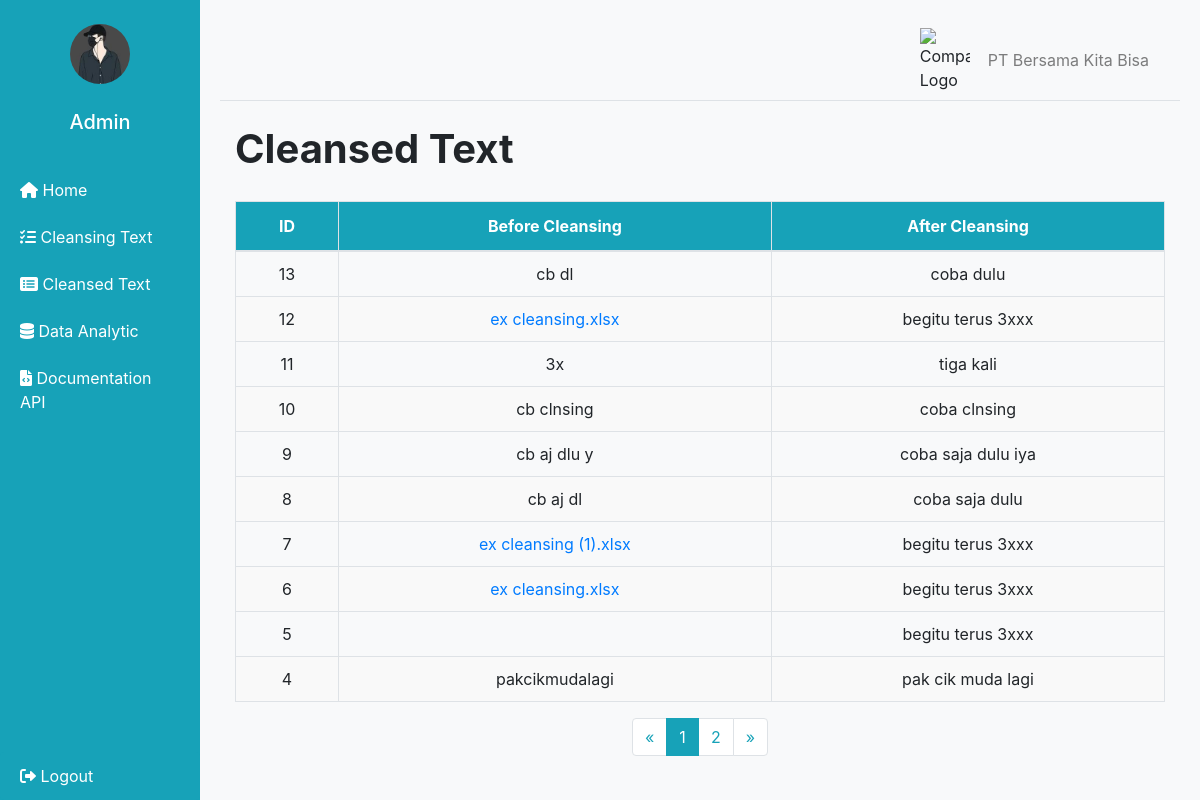
The app's page /normalisasi_list (signed in), older data.
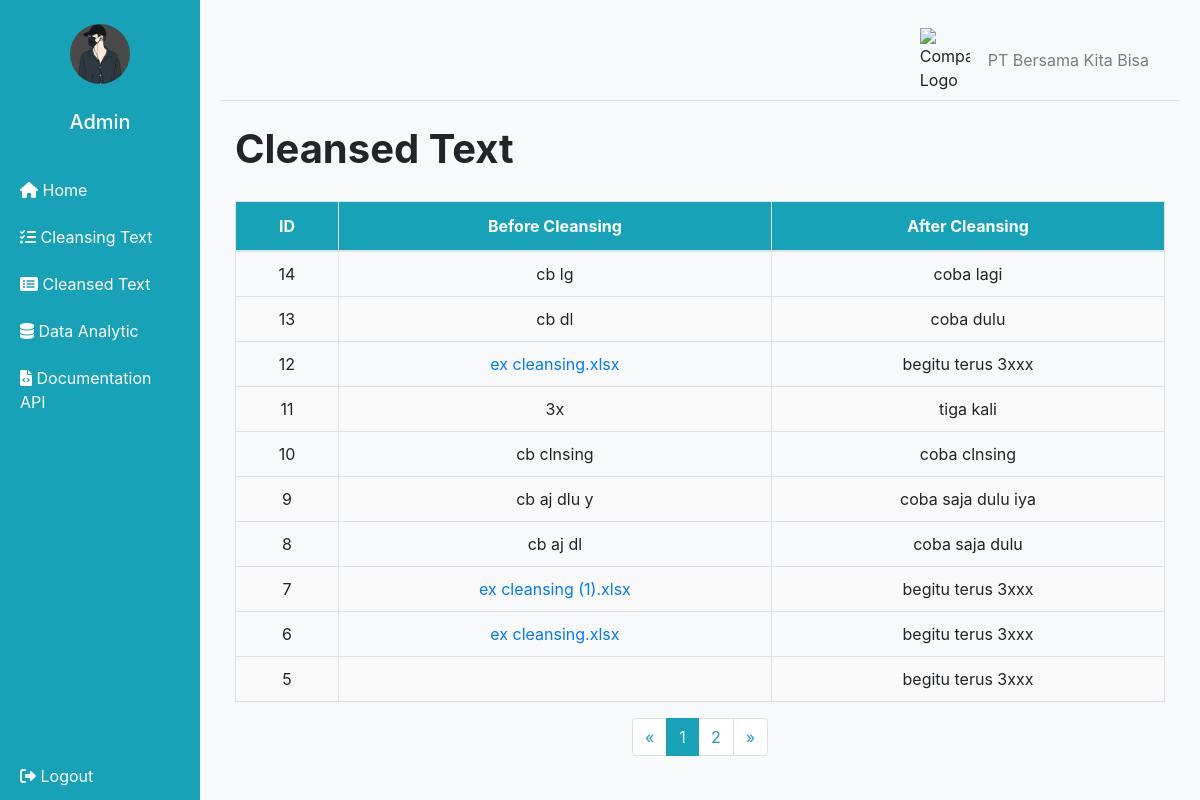
The same page, newer data.
### tables this page shows
CREATE TABLE normalisasi (
            id INTEGER PRIMARY KEY AUTOINCREMENT,
            input_text TEXT NOT NULL,
            output_text TEXT NOT NULL
        );

### app.py (the view)
@app.route('/normalisasi_list')
def normalisasi_list():
    if 'username' not in session:
        return redirect(url_for('login'))
    try:
        page, per_page, offset = get_page_args(page_parameter='page', per_page_parameter='per_page')
        conn = sqlite3.connect('normalisasi.db')
        c = conn.cursor()
        c.execute('SELECT * FROM normalisasi ORDER BY id DESC LIMIT ? OFFSET ?', (per_page, offset))
        rows = c.fetchall()
        c.execute('SELECT COUNT(*) FROM normalisasi')
        total = c.fetchone()[0]
        conn.close()
        result = []
        for row in rows:
            is_file = row[1].endswith('.txt') or row[1].endswith('.xls') or row[1].endswith('.xlsx')
            result.append({'id': row[0], 'input_text': row[1], 'output_text': row[2], 'is_file': is_file})
        pagination = Pagination(page=page, per_page=per_page, total=total, css_framework='bootstrap4')
        return render_template('normalisasi_list.html',
                               normalisasi_list=result,
                               page=page,
                               per_page=per_page,
                               pagination=pagination)
    except Exception as e:
        print(e)
        return str(e), 500

### app.py (called while the page is built)
@app.before_request
def before_request():
    if 'username' not in session and request.endpoint not in ['login', 'static']:
        return redirect(url_for('login'))

### templates/normalisasi_list.html (shortened to what this page needs)
<!DOCTYPE html>
<html lang="en">
<head>
    <link rel="stylesheet" href="https://maxcdn.bootstrapcdn.com/bootstrap/4.0.0/css/bootstrap.min.css">
    <link href="{{ url_for('static', filename='css/dashboard.css') }}" rel="stylesheet">
    <link rel="stylesheet" href="https://cdnjs.cloudflare.com/ajax/libs/font-awesome/6.0.0-beta3/css/all.min.css">
</head>
<body>
    <div class="d-flex" id="wrapper">
        <div id="sidebar-wrapper">
            <div class="sidebar-heading text-white py-4">
                <img src="{{ url_for('static', filename='img/profile.jpg') }}" alt="Profile Image" class="profile-image">
                <h5 class="mt-3">Admin</h5>
            </div>
            <div class="list-group list-group-flush">
                <a href="/" class="list-group-item list-group-item-action text-white"><i class="fas fa-home"></i> Home</a>
                <a href="/process_normalisasi" data-toggle="modal" data-target="#normalisasiModal" class="list-group-item list-group-item-action text-white"><i class="fas fa-tasks"></i> Cleansing Text</a>
                <a href="/normalisasi_list" class="list-group-item list-group-item-action text-white"><i class="fas fa-list-alt"></i> Cleansed Text</a>
                <a href="/saved_charts" class="list-group-item list-group-item-action text-white"><i class="fas fa-database"></i> Data Analytic</a>
                <a href="/documentation_api" class="list-group-item list-group-item-action text-white"><i class="fas fa-file-code"></i> Documentation API</a>
            </div>
            <div>
                <a href="#" data-toggle="modal" data-target="#logoutModal" class="list-group-item list-group-item-action text-white"><i class="fas fa-sign-out-alt"></i> Logout</a>
            </div>
        </div>
        <div id="page-content-wrapper" class="container-fluid">
            <nav class="navbar navbar-expand-lg navbar-light bg-light border-bottom">
                <div class="container-fluid">
                    <div class="d-flex align-items-center w-100" style="justify-content: flex-end;">
                        <img src="{{ url_for('static', filename='img/company_logo.png') }}" alt="Company Logo" class="company-logo">
                        <span class="navbar-text ml-2">
                            PT Bersama Kita Bisa
                        </span>
                    </div>
                </div>
            </nav>
            <div class="container-fluid">
                <h1 class="mt-4">Cleansed Text</h1>
                <div class="table-responsive">
                    <table class="table table-bordered table-hover">
                        <thead>
                            <tr>
                                <th>ID</th>
                                <th>Before Cleansing</th>
                                <th>After Cleansing</th>
                            </tr>
                        </thead>
                        <tbody>
                            {% for item in normalisasi_list %}
                            <tr>
                                <td>{{ item.id }}</td>
                                <td>
                                    {% if item.is_file %}
                                    <a href="{{ url_for('download_file', filename=item.input_text) }}">{{ item.input_text }}</a>
                                    {% else %}
                                    {{ item.input_text }}
                                    {% endif %}
                                </td>
                                <td>{{ item.output_text }}</td>
                            </tr>
                            {% endfor %}
                        </tbody>
                    </table>
                </div>
                <div class="d-flex justify-content-center">
                    {{ pagination.links }}
                </div>
            </div>
        </div>
    </div>
</body>
</html>

### static/css/dashboard.css (style rules this page uses)
body { margin: 0; padding: 0; height: 100%; background-color: #f8f9fa; }
#sidebar-wrapper { min-height: 100vh; background-color: #17a2b8; color: #fff; display: flex; flex-direction: column; position: fixed; top: 0; left: 0; width: 200px; height: 100vh; overflow-y: auto; }
#wrapper { position: center; display: flex; width: 100%; align-items: stretch; }
#page-content-wrapper { padding: 20px; margin-left: 200px; width: calc(100% - 200px); }
.list-group-flush { flex-grow: 1; }
#page-content-wrapper { flex: 1; padding: 20px; }
.list-group-item { border: none; background-color: #17a2b8; color: white; }
.sidebar-heading { text-align: center; padding: 1.5rem 1.5rem; font-size: 1.25rem; display: flex; flex-direction: column; align-items: center; }
.sidebar-heading .profile-image { width: 60px; height: 60px; border-radius: 50%; margin-bottom: 10px; }
.container-fluid { position: center; }
.container-fluid h1 { font-size: 2.5rem; font-weight: 700; }
.company-logo { width: 50px; height: auto; margin-right: 10px; }

### templates/normalisasi_list.html (style rules this page uses)
.pagination a, .pagination li { color: #17a2b8 !important; }
.pagination .page-item.active .page-link { background-color: #17a2b8 !important; border-color: #17a2b8 !important; color: white !important; }
.table { margin-top: 20px; }
.table thead th { background-color: #17a2b8; color: white; text-align: center; }
.table tbody td { text-align: center; vertical-align: middle; padding: 10px; }
.table tbody tr:nth-child(even) { background-color: #f9f9f9; }

Row changes from the older to the newer data that the page shows:
no longer on this page (row unchanged): normalisasi: id "4", input_text "pakcikmudalagi", output_text "pak cik muda lagi"
added normalisasi: id "14", input_text "cb lg", output_text "coba lagi"
